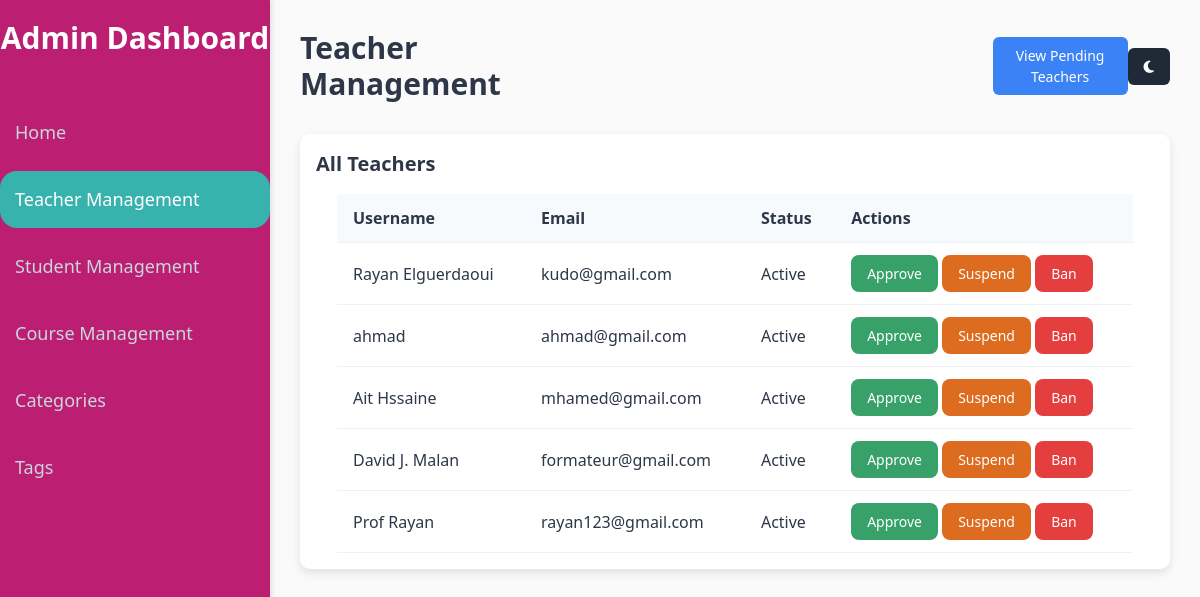
/app/Admin/teacherManagement.php (signed in), run on the app's committed database.
### tables this page shows
CREATE TABLE `Users` (
  `user_id` int(11) NOT NULL,
  `username` varchar(255) NOT NULL,
  `email` varchar(255) NOT NULL,
  `password_hash` varchar(255) NOT NULL,
  `role` enum('student','teacher','admin') NOT NULL,
  `status` enum('active','suspended','pending','banned') DEFAULT 'active',
  `created_at` timestamp NOT NULL DEFAULT current_timestamp(),
  `updated_at` timestamp NOT NULL DEFAULT current_timestamp() ON UPDATE current_timestamp(),
  `profile_picture_url` varchar(255) DEFAULT NULL
);

### app/Admin/teacherManagement.php (the view, shortened to what this page needs)
<?php
$db = new Database();
$conn = $db->getConnection();
$sql = "SELECT * FROM users WHERE role = 'teacher'";
$stmt = $conn->prepare($sql);
$stmt->execute();
$allTeachers = $stmt->fetchAll(PDO::FETCH_ASSOC);
?>
<!DOCTYPE html>
<html lang="en">
<head>
    <link href="https://cdn.jsdelivr.net/npm/tailwindcss@2.2.19/dist/tailwind.min.css" rel="stylesheet">
    <link rel="stylesheet" href="https://cdnjs.cloudflare.com/ajax/libs/font-awesome/6.4.2/css/all.min.css">
</head>
<body class="light-mode" id="body">
    <div class="sidebar">
        <h2 class="text-white text-3xl font-bold text-center mb-12">Admin Dashboard</h2>
        <a href="dashboard.php">Home</a>
        <a href="teacherManagement.php" class="active">Teacher Management</a>
        <a href="studentManagement.php">Student Management</a>
        <a href="courseManagement.php">Course Management</a>
        <a href="categoryManagement.php">Categories</a>
        <a href="tagManagement.php">Tags</a>
    </div>
    <div class="main-content">
        <div class="flex justify-between items-center mb-6">
            <h1 class="text-3xl font-bold">Teacher Management</h1>
            <button id="togglePendingTeachers" class="bg-blue-500 hover:bg-blue-400 text-white px-4 py-2 rounded-md">
        View Pending Teachers
    </button>
            <button
    id="dark-mode-toggle"
    class="bg-gray-800 text-white px-4 py-2 rounded-md hover:bg-gray-700"
    aria-label="Toggle dark mode">
    <i id="mode-icon-moon" class="fas fa-moon" aria-hidden="true"></i>
</button>
        </div>
        <section class="mb-8">
            <div class="table-container card">
                <h3 class="text-xl font-semibold mb-4">All Teachers</h3>
                <table>
                    <thead>
                        <tr>
                            <th>Username</th>
                            <th>Email</th>
                            <th>Status</th>
                            <th>Actions</th>
                        </tr>
                    </thead>
                    <tbody>
                        <?php if ($allTeachers): ?>
                            <?php foreach ($allTeachers as $teacher): ?>
                                <tr>
                                    <td><?php echo htmlspecialchars($teacher['username']); ?></td>
                                    <td><?php echo htmlspecialchars($teacher['email']); ?></td>
                                    <td><?php echo ucfirst($teacher['status']); ?></td>
                                    <td>
                                        <form method="POST" action="teacherManagement.php">
                                            <button type="submit" name="action" value="approve" class="approve">Approve</button>
                                            <button type="submit" name="action" value="suspend" class="suspend">Suspend</button>
                                            <button type="submit" name="action" value="ban" class="ban" onclick="return confirm('Are you sure you want to ban this teacher?')">Ban</button>
                                        </form>
                                    </td>
                                </tr>
                            <?php endforeach; ?>
                        <?php else: ?>
                            <tr>
                                <td colspan="4" class="text-center">No teachers found.</td>
                            </tr>
                        <?php endif; ?>
                    </tbody>
                </table>
            </div>
        </section>
    </div>
</body>
</html>

### app/Admin/teacherManagement.php (style rules this page uses)
.card { box-shadow: 0 4px 10px rgba(0, 0, 0, 0.1); border-radius: 10px; padding: 16px; background-color: white; transition: all 0.3s ease-in-out; }
.table-container { overflow-x: auto; margin-top: 2rem; }
table { width: 100%; max-width: 95%; margin: 0 auto; border-collapse: collapse; }
th, td { padding: 12px 16px; text-align: left; border-bottom: 1px solid #edf2f7; }
th { background-color: #f7fafc; color: #2d3748; }
td { background-color: #ffffff; }
button { padding: 8px 16px; border-radius: 8px; font-size: 14px; color: white; cursor: pointer; transition: all 0.3s ease; }
button.approve { background-color: #38a169; }
button.suspend { background-color: #dd6b20; }
button.ban { background-color: #e53e3e; }
.sidebar { position: fixed; top: 0; left: 0; width: 270px; height: 100%; background-color: rgb(178, 56, 70); color: white; padding-top: 20px; box-shadow: 2px 0 5px rgba(0, 0, 0, 0.1); overflow-y: auto; transition: all 0.3s ease; }
.sidebar a { text-decoration: none; color: #cbd5e0; font-size: 18px; display: block; padding: 15px; margin-bottom: 10px; border-radius: 17px; transition: background-color 0.3s ease; }
.sidebar .active { background-color: #38b2ac; color: white; }
.main-content { margin-left: 270px; padding: 30px; transition: all 0.3s ease; }
.main-content h1 { transition: all 0.3s ease; }
.light-mode { background-color: #fafafa; color: #2d3748; }
.light-mode .sidebar { background-color: rgb(188, 31, 113); }
#togglePendingTeachers { margin-left: 54%; }

### data on the page
users: username "Rayan Elguerdaoui", email "kudo@gmail.com", status "Active"
users: username "ahmad", email "ahmad@gmail.com", status "Active"
users: username "Ait Hssaine", email "mhamed@gmail.com", status "Active"
users: username "David J. Malan", email "formateur@gmail.com", status "Active"
users: username "Prof Rayan", email "rayan123@gmail.com", status "Active"
